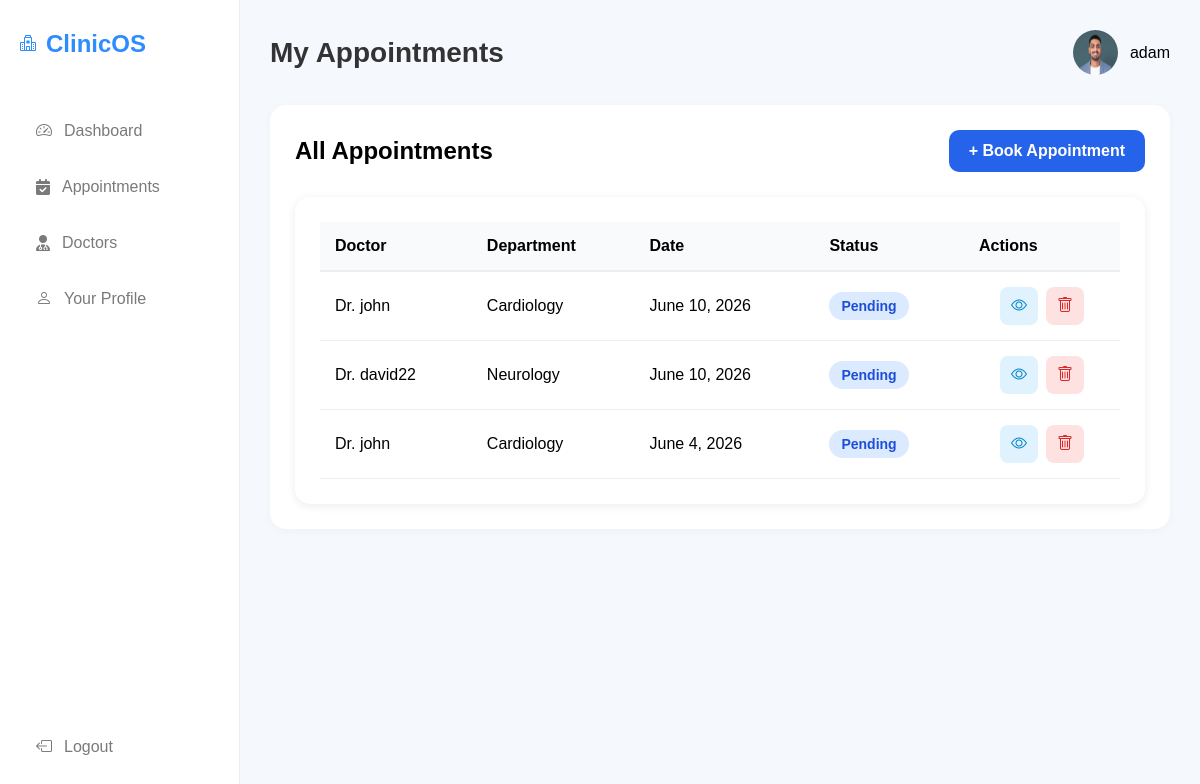
The page /patient/appointments/ (signed in) on the database as committed earlier.
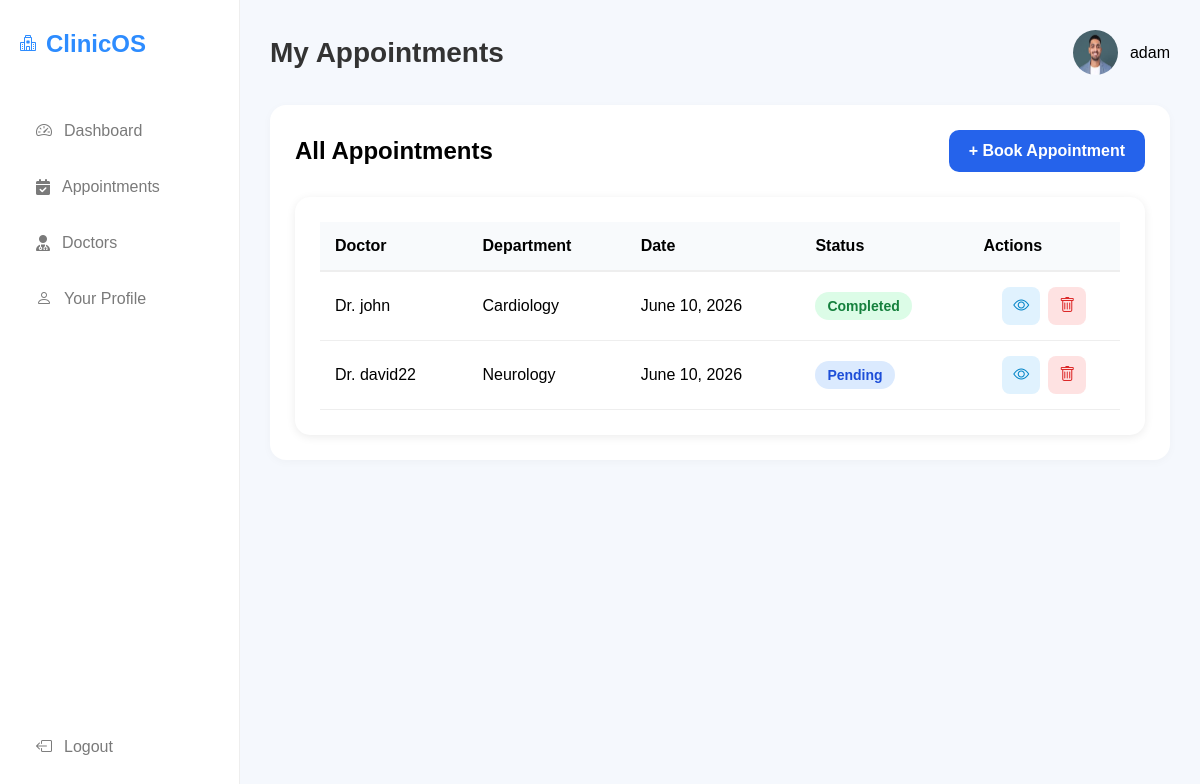
The same page on the database as committed later.
### managementsystem/models.py (models this page shows, shortened)
class Appointment(models.Model):
    doctor = models.ForeignKey(Doctor, on_delete=models.CASCADE)
    patient = models.ForeignKey(Patient, on_delete=models.CASCADE)
    appointment_date = models.DateField(default=timezone.now)
    appointment_time = models.TimeField(null=True,blank=True)
    reason = models.TextField(blank=True)
    STATUS_CHOICES = [('Pending', 'Pending'),('Completed', 'Completed'),]
    status = models.CharField(max_length=20,choices=STATUS_CHOICES,default='Pending')
    notes = models.TextField(blank=True)

class Doctor(models.Model):
    user = models.OneToOneField(CustomUser,on_delete=models.CASCADE)
    phone = models.CharField(max_length=15, blank=True, null=True)
    department = models.CharField(max_length=100)
    education = models.TextField(default='MBBS')
    photo = models.ImageField(upload_to='doctors',default='default/default.png')
    def __str__(self):
        return self.user.username

class CustomUser(AbstractUser):
    ROLE_CHOICES = (
        ('admin', 'Admin'),
        ('doctor', 'Doctor'),
        ('patient', 'Patient'),
    )
    role = models.CharField(max_length=20, choices=ROLE_CHOICES,default='patient')

### managementsystem/views/patient_views.py (the view)
# urls.py: path('appointments/', patient_appointments,name='patient_appointments'),
@login_required
def patient_appointments(request):
    appointments = (
        Appointment.objects
        .filter(patient=request.user.patient)
        .select_related("doctor")
        .order_by("-appointment_date")
    )
    return render(
        request,
        "patient/appointments.html",
        {"appointments": appointments},
    )

### managementsystem/templates/patient/appointments.html (shortened to what this page needs)
{% extends 'patient/base.html' %}
{% load static %}
{% block header %}My Appointments{% endblock %}
{% block profile %}
<div class="profile">
    <img src="{{ request.user.patient.photo.url }}"
         style="width:45px;height:45px;border-radius:50%;"
         alt="">
    <span>{{ request.user.username }}</span>
</div>
{% endblock %}
{% block content %}
<div class="page-header">
    <h2>All Appointments</h2>
    <a href="{% url 'book_appointment' %}" class="book-btn">
        + Book Appointment
    </a>
</div>
<div class="table-card">
    <table>
        <thead>
            <tr>
                <th>Doctor</th>
                <th>Department</th>
                <th>Date</th>
                <th>Status</th>
                <th>Actions</th>
            </tr>
        </thead>
        <tbody>
        {% for appointment in appointments %}
            <tr>
                <td>Dr. {{ appointment.doctor }}</td>
                <td>
                    {{ appointment.doctor.department }}
                </td>
                <td>
                    {{ appointment.appointment_date }}
                </td>
                <td>
                            {% if appointment.status == 'Completed' %}
                                <span class="status completed">
                                    Completed
                                </span>
                            {% else %}
                                <span class="status scheduled">
                                    Pending
                                </span>
                            {% endif %}
                </td>
                <td class="text-center">
                    <div class="action-buttons">
                        <a href="{% url 'patient_view_appointment' appointment.id %}"
                           class="view-btn"
                           title="View">
                            <i class="bi bi-eye"></i>
                        </a>
                        <a href="{% url 'delete_appointment' appointment.id %}"
                           class="delete-btn"
                           title="Cancel">
                            <i class="bi bi-trash"></i>
                        </a>
                    </div>
                </td>
            </tr>
        {% empty %}
            <tr>
                <td colspan="4" class="empty-state">
                    No appointments found.
                </td>
            </tr>
        {% endfor %}
        </tbody>
    </table>
</div>
{% endblock %}

Rows that differ between the two databases and show on the page:
removed Appointment: doctor "john", doctor.department "Cardiology", appointment_date "June 4, 2026", status "Pending"
changed Appointment "john": status "Pending" → "Completed"
